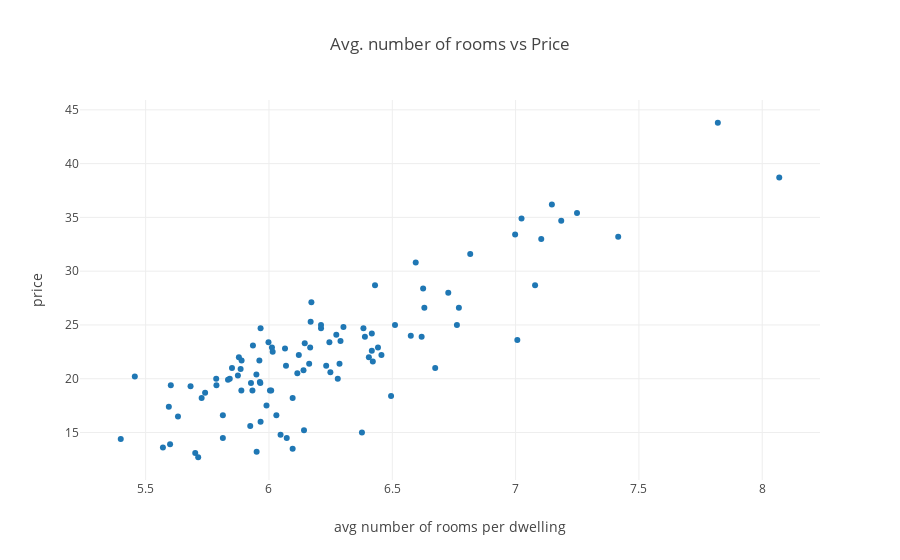

Notebook code cell kept with this figure:
### Code cell
# Let's plot X vs Y
plotly.offline.init_notebook_mode(connected=True)

trace = go.Scatter(
    x = X[:100],
    y = Y[:100],
    mode = 'markers'
)

plotly.offline.iplot({
    "data": [trace],
    "layout": go.Layout(
        title="Avg. number of rooms vs Price",
        xaxis=dict(autorange=True, title='avg number of rooms per dwelling'),
        yaxis=dict(autorange=True, title='price')
    )
})
